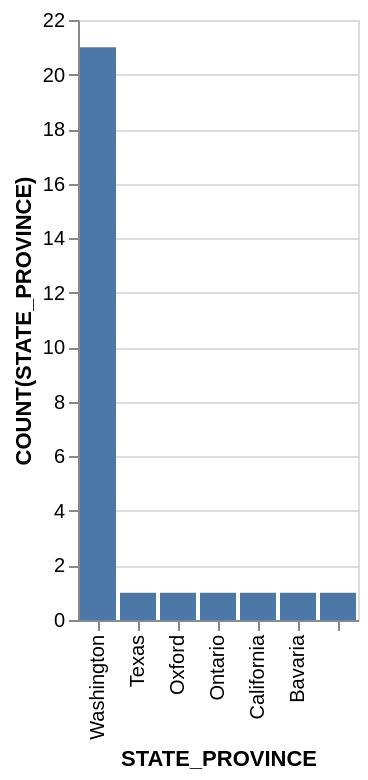

Write the Vega-Lite specification saved for this chart.
### Vega-Lite specification from a JSON file in a GitHub repository (floating-point values rounded to 4 significant figures)
{"data": {"values": [{"x_data": "Washington", "y_data": 21}, {"x_data": "Texas", "y_data": 1}, {"x_data": "Oxford", "y_data": 1}, {"x_data": "Ontario", "y_data": 1}, {"x_data": "California", "y_data": 1}, {"x_data": "Bavaria", "y_data": 1}, {"x_data": "", "y_data": 1}]}, "mark": "bar", "encoding": {"x": {"field": "x_data", "type": "nominal", "title": "STATE_PROVINCE", "sort": "descending"}, "y": {"field": "y_data", "type": "quantitative", "title": "COUNT(STATE_PROVINCE)"}}}
